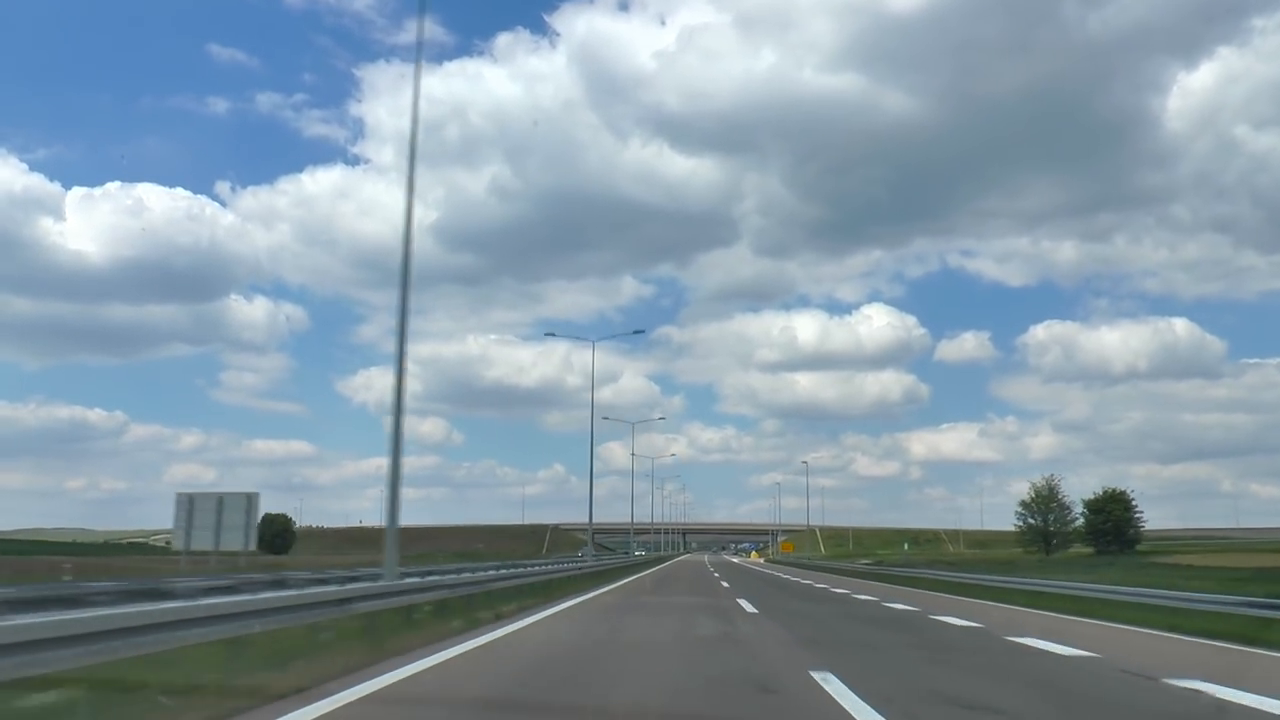
#> input picture frame 61 of lane.mp4, 1280 x 720 px
$ python Lane_detection.py
#> lines starting #> are read from the running program, lines starting #| are printed output that depends on the picture; after the words box and inside, x2 and y2 are one past the last pixel; in counts of white or black regions, pixels touching at a corner belong together
# -*- coding: utf-8 -*-
"""
Created on Sun Dec  8 21:51:43 2019

@author: Lenovo
"""

import cv2
import numpy as np

cap=cv2.VideoCapture('Lane.mp4')

while 1:
    _,img=cap.read()
#> img is the input picture: shape (720, 1280, 3); mean B, G, R 164.1, 151.9, 132.4
    img=cv2.resize(img,None,fx=0.8,fy=0.8)
#> img: shape (576, 1024, 3)
    gray=cv2.cvtColor(img,cv2.COLOR_BGR2GRAY)
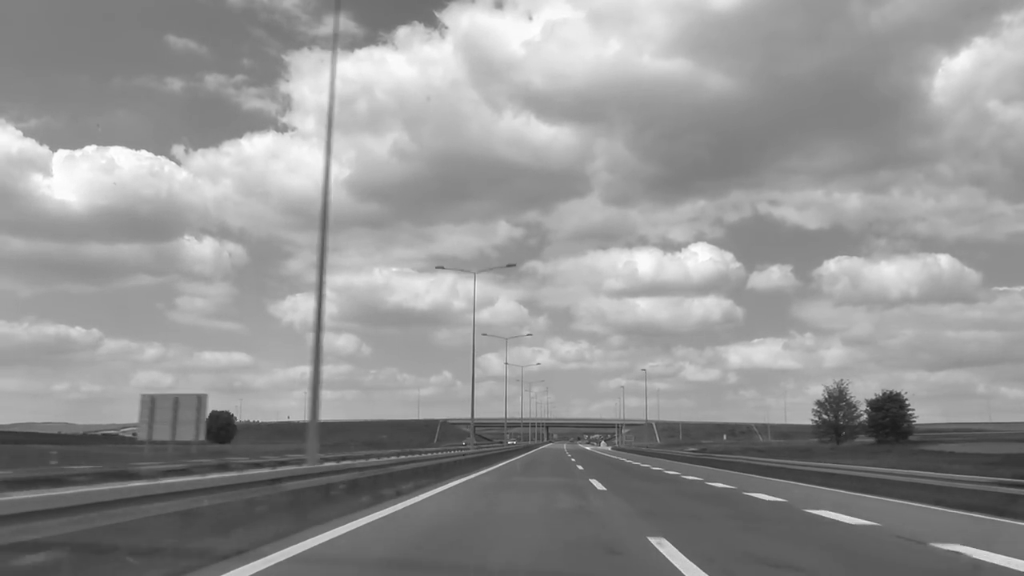
#> gray: shape (576, 1024); min 28, max 255, mean 147.4
    height=img.shape[0]
#> height = 576
    width=img.shape[1]
#> width = 1024
    points=np.array([(0,height),(width/2,height/1.29),(width,height)],np.int32)
#> points = [[0, 576], [512, 446], [1024, 576]]
    mask=np.zeros((height,width),np.uint8)
    convexhull=cv2.convexHull(points)
#> convexhull = [[0, 576], [512, 446], [1024, 576]]
    canny=cv2.Canny(gray,220,255)
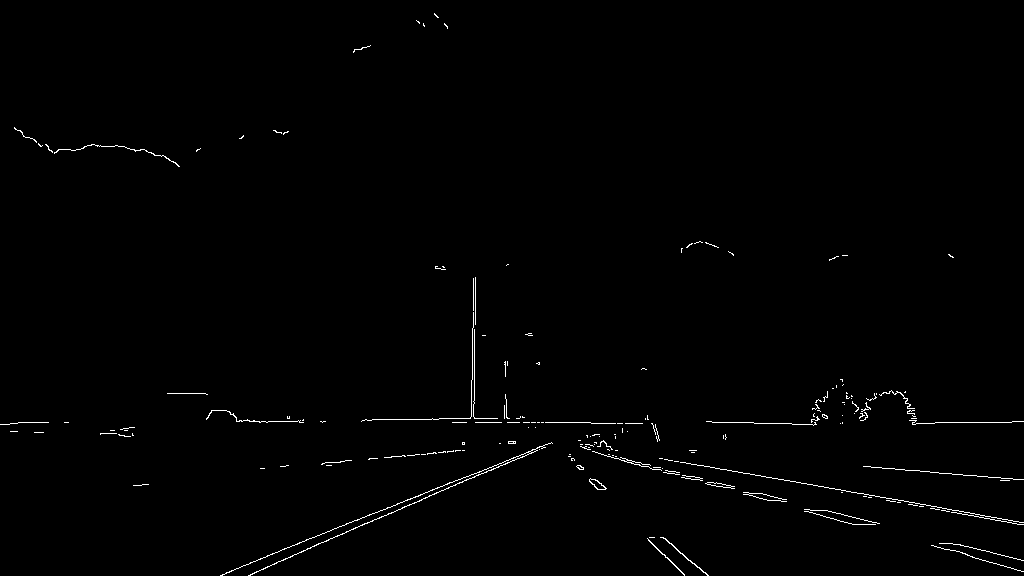
#> canny: shape (576, 1024); 0.78% white in thin lines or dots
    cv2.fillConvexPoly(mask,convexhull,255)
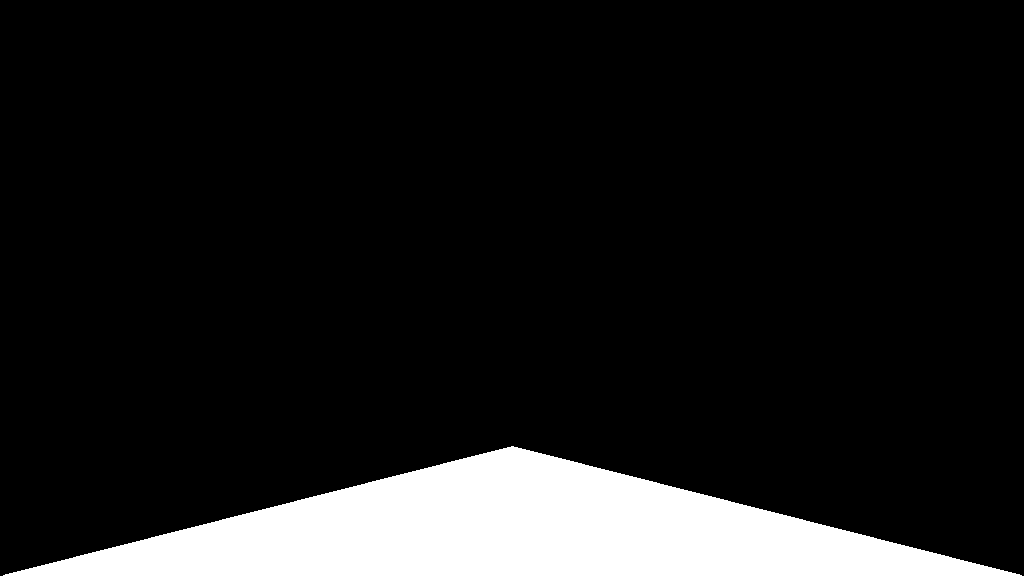
#> mask: shape (576, 1024); 11.3% white; 1 white region, box (x1, y1, x2, y2) and area: (3, 446, 1022, 576) 66680
    lane_image=cv2.bitwise_and(canny,canny,mask=mask)
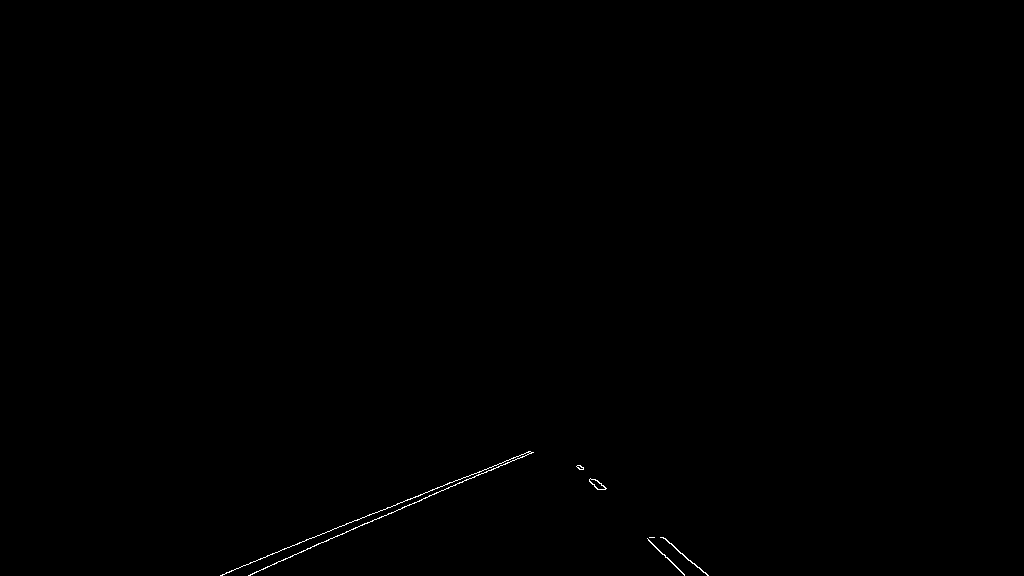
#> lane_image: shape (576, 1024); 0.16% white in thin lines or dots, all inside (x1, y1, x2, y2) = (220, 451, 709, 576)

    lines=cv2.HoughLinesP(lane_image,1,np.pi/180,1)
#> lines = 737 rows, first 6: [367, 515, 367, 515], [477, 472, 477, 472], [261, 569, 261, 569], [429, 491, 429, 491], [342, 534, 342, 533], [240, 567, 240, 567]
    for line in lines:
        x,y,w,h=line[0]
        cv2.line(img,(x,y),(w,h),(0,255,0),4)
#> this loop made 737 passes
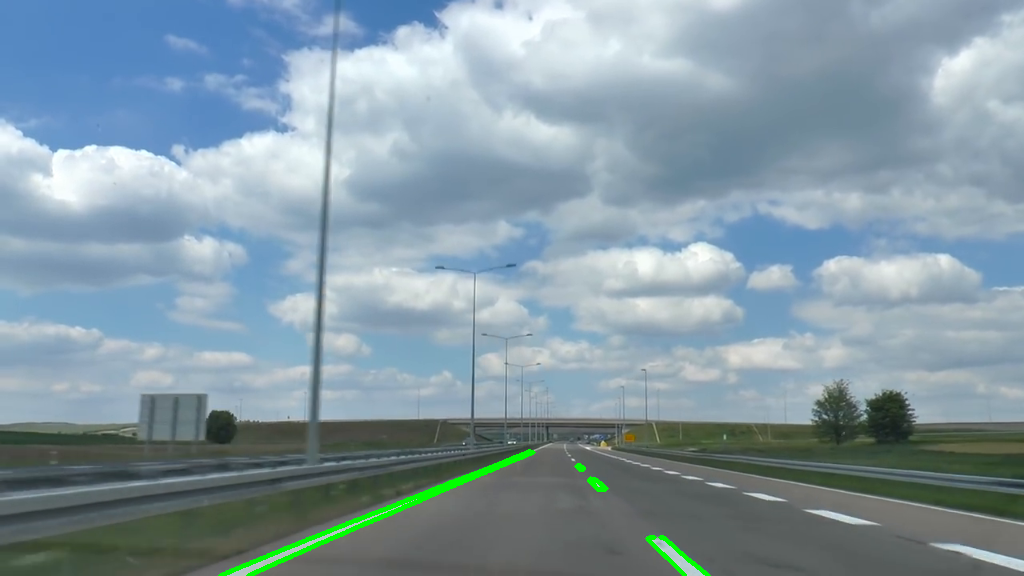
#> img: shape (576, 1024, 3); mean B, G, R 163.1, 152.5, 131.5

    cv2.imshow('Image',img)
    k=cv2.waitKey(20) & 0xff
#> (key Esc is pressed here)
    if k==27:
        break

cap.release()
cv2.destroyAllWindows()

$ run again, starting later in the video
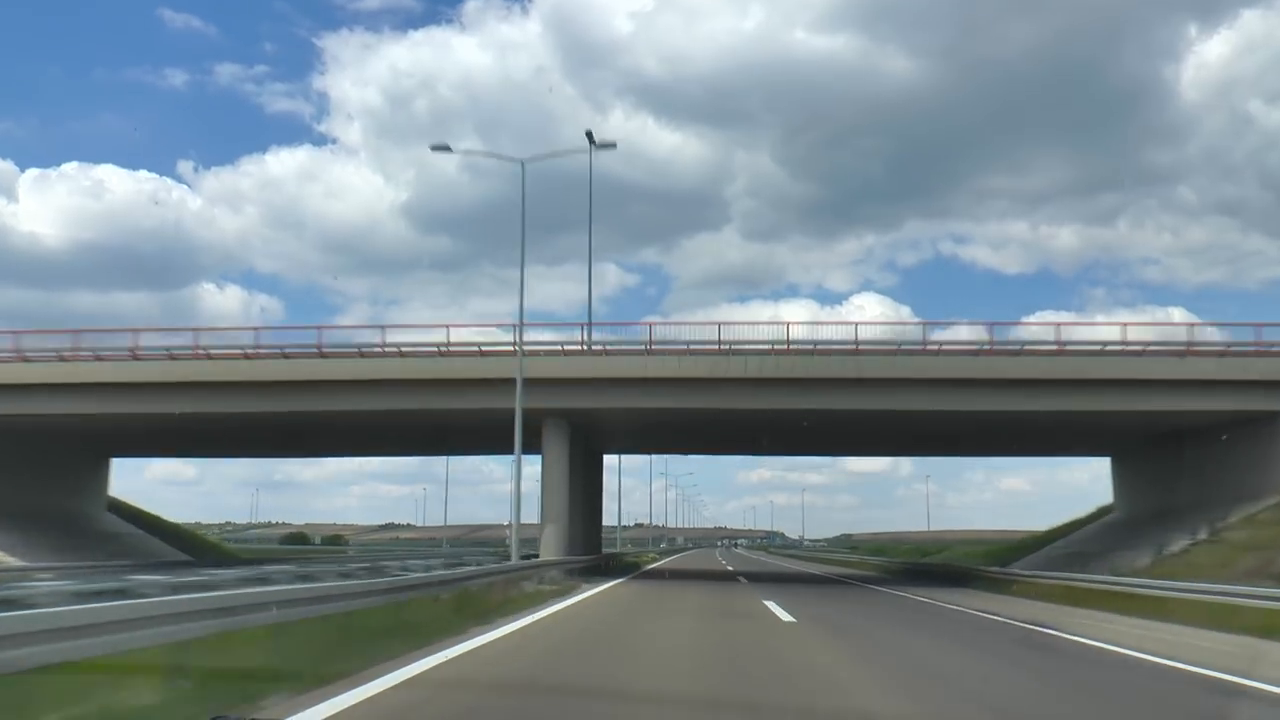
#> input picture frame 275 of lane.mp4, 1280 x 720 px
#> img is the input picture: shape (720, 1280, 3); mean B, G, R 145, 137.8, 123.2
#> `canny=cv2.Canny(gray,220,255)`:
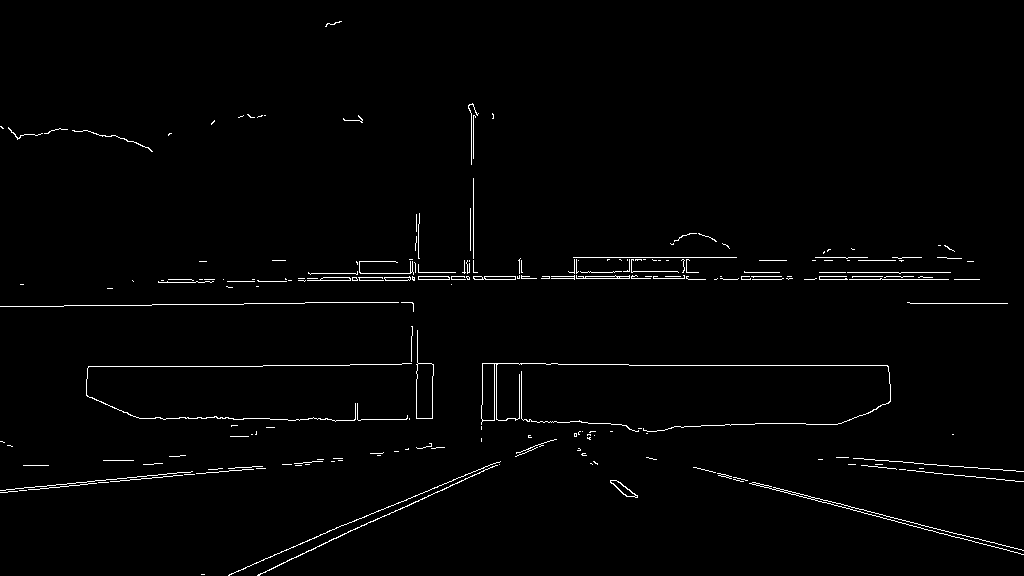
#> canny: shape (576, 1024); 1.4% white in thin lines or dots
#> mask: shape (576, 1024); 11.3% white; 1 white region, box (x1, y1, x2, y2) and area: (3, 446, 1022, 576) 66680
#> lane_image: shape (576, 1024); 0.13% white in thin lines or dots, all inside (x1, y1, x2, y2) = (201, 450, 638, 576)
#> lines = 598 rows, first 6: [236, 571, 236, 571], [284, 550, 284, 550], [622, 485, 622, 484], [472, 476, 472, 475], [344, 534, 344, 533], [274, 567, 274, 567]
#> the loop `for line in lines:` made 598 passes
#> after the loop `for line in lines:`:
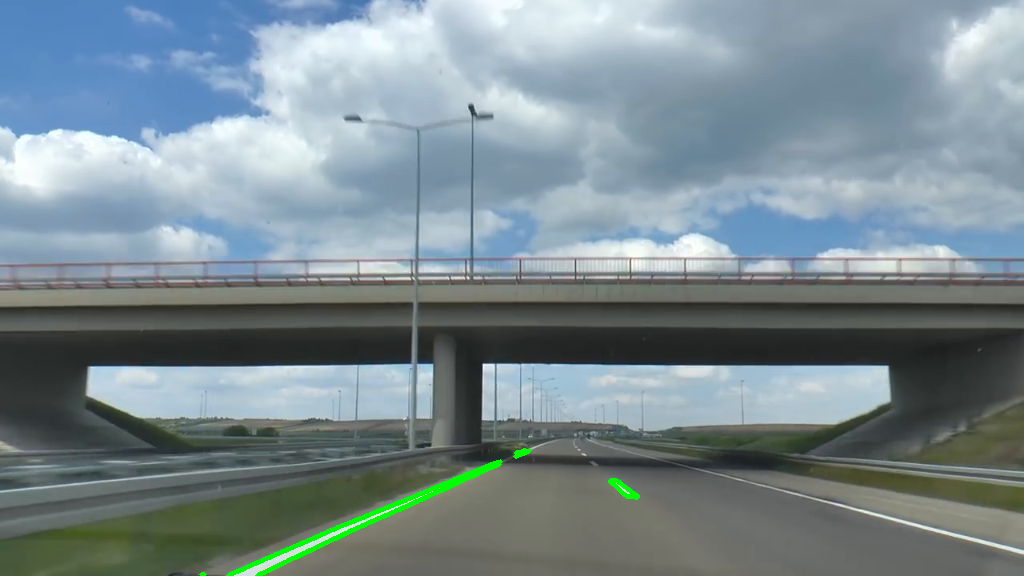
#> img: shape (576, 1024, 3); mean B, G, R 144, 138.2, 122.3
